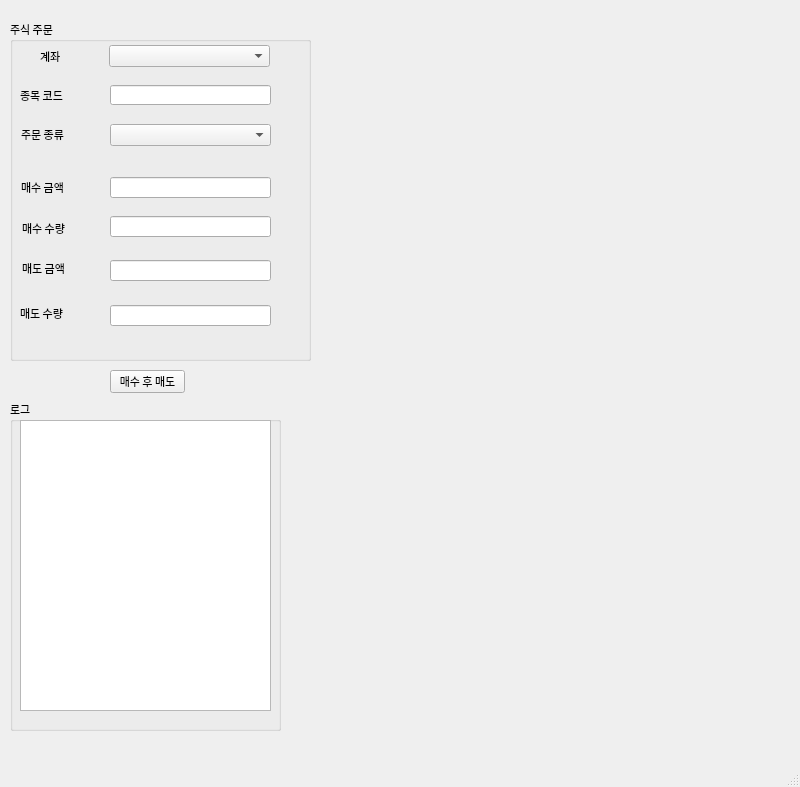
<?xml version="1.0" encoding="UTF-8"?>
<ui version="4.0">
 <class>MainWindow</class>
 <widget class="QMainWindow" name="MainWindow">
  <property name="geometry">
   <rect>
    <x>0</x>
    <y>0</y>
    <width>800</width>
    <height>787</height>
   </rect>
  </property>
  <property name="font">
   <font>
    <family>나눔고딕</family>
    <pointsize>8</pointsize>
   </font>
  </property>
  <property name="windowTitle">
   <string>Gruma One v0.1</string>
  </property>
  <property name="windowIcon">
   <iconset>
    <normaloff>stock.png</normaloff>stock.png</iconset>
  </property>
  <widget class="QWidget" name="centralwidget">
   <widget class="QGroupBox" name="groupBox">
    <property name="geometry">
     <rect>
      <x>10</x>
      <y>20</y>
      <width>301</width>
      <height>341</height>
     </rect>
    </property>
    <property name="title">
     <string>주식 주문</string>
    </property>
    <widget class="QLabel" name="label">
     <property name="geometry">
      <rect>
       <x>30</x>
       <y>30</y>
       <width>56</width>
       <height>12</height>
      </rect>
     </property>
     <property name="text">
      <string>계좌</string>
     </property>
    </widget>
    <widget class="QComboBox" name="accountComboBox">
     <property name="geometry">
      <rect>
       <x>99</x>
       <y>25</y>
       <width>161</width>
       <height>22</height>
      </rect>
     </property>
    </widget>
    <widget class="QLabel" name="label_2">
     <property name="geometry">
      <rect>
       <x>10</x>
       <y>67</y>
       <width>51</width>
       <height>16</height>
      </rect>
     </property>
     <property name="font">
      <font>
       <pointsize>8</pointsize>
      </font>
     </property>
     <property name="text">
      <string>종목 코드</string>
     </property>
    </widget>
    <widget class="QLineEdit" name="stockCode">
     <property name="geometry">
      <rect>
       <x>100</x>
       <y>65</y>
       <width>161</width>
       <height>20</height>
      </rect>
     </property>
    </widget>
    <widget class="QLabel" name="label_3">
     <property name="geometry">
      <rect>
       <x>11</x>
       <y>104</y>
       <width>61</width>
       <height>21</height>
      </rect>
     </property>
     <property name="font">
      <font>
       <pointsize>8</pointsize>
      </font>
     </property>
     <property name="text">
      <string>주문 종류</string>
     </property>
    </widget>
    <widget class="QComboBox" name="orderType">
     <property name="geometry">
      <rect>
       <x>100</x>
       <y>104</y>
       <width>161</width>
       <height>22</height>
      </rect>
     </property>
    </widget>
    <widget class="QLabel" name="label_4">
     <property name="geometry">
      <rect>
       <x>11</x>
       <y>159</y>
       <width>51</width>
       <height>16</height>
      </rect>
     </property>
     <property name="text">
      <string>매수 금액</string>
     </property>
    </widget>
    <widget class="QLabel" name="label_5">
     <property name="geometry">
      <rect>
       <x>12</x>
       <y>198</y>
       <width>56</width>
       <height>21</height>
      </rect>
     </property>
     <property name="text">
      <string>매수 수량</string>
     </property>
    </widget>
    <widget class="QLabel" name="label_6">
     <property name="geometry">
      <rect>
       <x>12</x>
       <y>240</y>
       <width>56</width>
       <height>16</height>
      </rect>
     </property>
     <property name="text">
      <string>매도 금액</string>
     </property>
    </widget>
    <widget class="QLabel" name="label_7">
     <property name="geometry">
      <rect>
       <x>10</x>
       <y>285</y>
       <width>56</width>
       <height>16</height>
      </rect>
     </property>
     <property name="text">
      <string>매도 수량</string>
     </property>
    </widget>
    <widget class="QLineEdit" name="buyPrice">
     <property name="geometry">
      <rect>
       <x>100</x>
       <y>157</y>
       <width>161</width>
       <height>21</height>
      </rect>
     </property>
    </widget>
    <widget class="QLineEdit" name="buyAmount">
     <property name="geometry">
      <rect>
       <x>100</x>
       <y>196</y>
       <width>161</width>
       <height>21</height>
      </rect>
     </property>
    </widget>
    <widget class="QLineEdit" name="sellPrice">
     <property name="geometry">
      <rect>
       <x>100</x>
       <y>240</y>
       <width>161</width>
       <height>21</height>
      </rect>
     </property>
    </widget>
    <widget class="QLineEdit" name="sellAmount">
     <property name="geometry">
      <rect>
       <x>100</x>
       <y>285</y>
       <width>161</width>
       <height>21</height>
      </rect>
     </property>
    </widget>
   </widget>
   <widget class="QPushButton" name="buyButton">
    <property name="geometry">
     <rect>
      <x>110</x>
      <y>370</y>
      <width>75</width>
      <height>23</height>
     </rect>
    </property>
    <property name="text">
     <string>매수 후 매도</string>
    </property>
   </widget>
   <widget class="QGroupBox" name="groupBox_2">
    <property name="geometry">
     <rect>
      <x>10</x>
      <y>400</y>
      <width>271</width>
      <height>331</height>
     </rect>
    </property>
    <property name="title">
     <string>로그</string>
    </property>
    <widget class="QTextEdit" name="logTextEdit">
     <property name="geometry">
      <rect>
       <x>10</x>
       <y>20</y>
       <width>251</width>
       <height>291</height>
      </rect>
     </property>
    </widget>
   </widget>
  </widget>
  <widget class="QMenuBar" name="menubar">
   <property name="geometry">
    <rect>
     <x>0</x>
     <y>0</y>
     <width>800</width>
     <height>21</height>
    </rect>
   </property>
  </widget>
  <widget class="QStatusBar" name="statusbar"/>
 </widget>
 <resources/>
 <connections/>
</ui>
